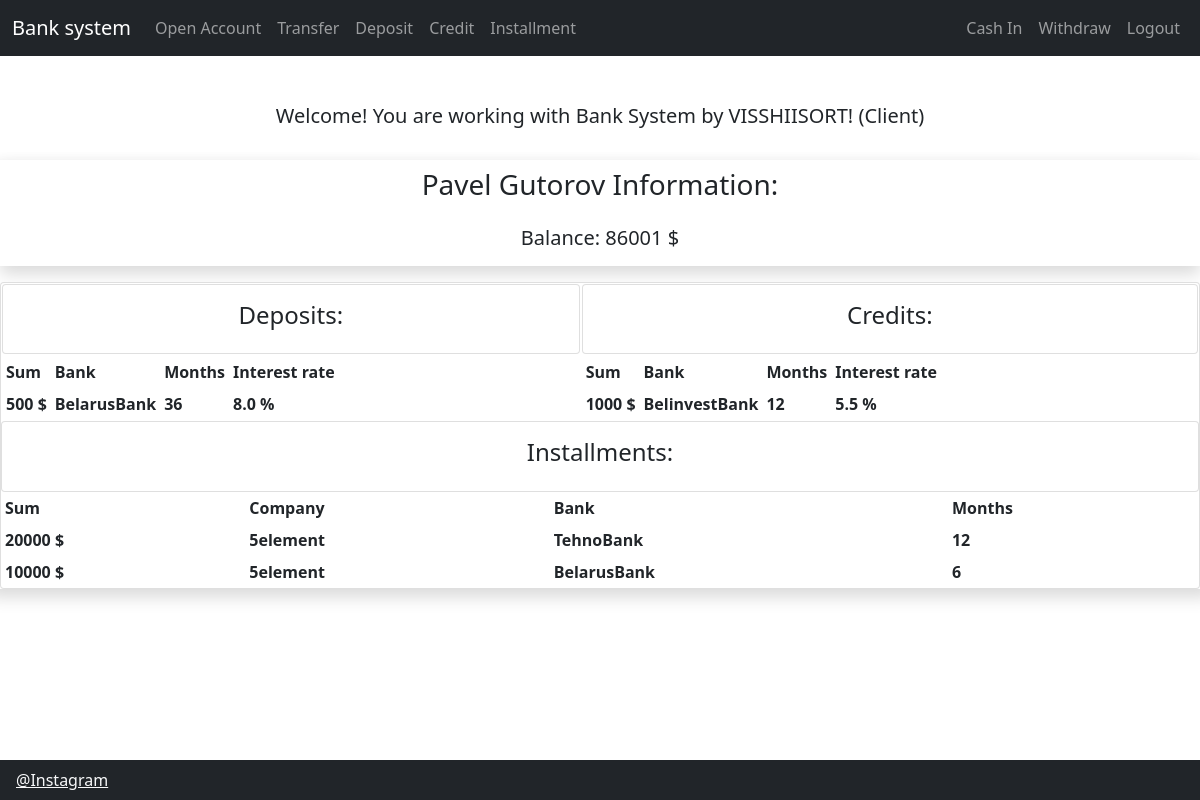
The page /home/ (signed in) on the database its author committed.
### bankapp/models.py (models this page shows, shortened)
class User(AbstractUser):
    phone = models.CharField(max_length=13, default='', verbose_name='phone')
    passport_number = models.CharField(max_length=20, default='', verbose_name='passport number')
    blocked = models.BooleanField(default=False)
    roles = (
        ('Client', 'Client'),
        ('Operator', 'Operator'),
        ('Administrator', 'Administrator'),
    )
    role = models.CharField(max_length=30, choices=roles, default=roles[0][1])
    banks = models.ManyToManyField('Bank')
    @property
    def get_full_name(self):
        return self.first_name + ' ' + self.last_name

class Entity(models.Model):
    class Meta:
        abstract = True
    amount = models.PositiveIntegerField(default=0)
    opening_date = models.DateField(auto_now_add=date.today())
    blocked = models.BooleanField(default=False)
    user = models.ForeignKey('User', on_delete=models.CASCADE)
    bank = models.ForeignKey('Bank', on_delete=models.CASCADE)

class BankAccount(Entity):
    frozen = models.BooleanField(default=False)

class Deposit(Entity):
    months = models.ForeignKey('Month', on_delete=models.PROTECT)
    interest_rate = models.ForeignKey('InterestRate', on_delete=models.PROTECT)

class Enterprise(models.Model):
    class Meta:
        abstract = True
    name = models.CharField(max_length=100, default='', unique=True)
    email = models.CharField(max_length=50, default='')
    PAN = models.CharField(max_length=9, unique=True, default='')
    address = models.CharField(max_length=150, unique=True, default='')

class Bank(Enterprise):
    BIC = models.CharField(max_length=11, unique=True, default='')
    def __str__(self):
        return self.name

class Month(models.Model):
    month_amount = models.PositiveSmallIntegerField(default=0)
    bank = models.ManyToManyField('Bank')
    def __str__(self):
        return str(self.month_amount)

class InterestRate(models.Model):
    interest_rate = models.FloatField(default=1)
    bank = models.ManyToManyField('Bank')
    def __str__(self):
        return str(self.interest_rate)

class Credit(Entity):
    months = models.ForeignKey('Month', on_delete=models.PROTECT)
    interest_rate = models.ForeignKey('InterestRate', on_delete=models.PROTECT)

class Installment(Entity):
    months = models.ForeignKey('Month', on_delete=models.PROTECT)
    company = models.ForeignKey('Company', on_delete=models.CASCADE)

class Company(Enterprise):
    def __str__(self):
        return self.name

### bankapp/views.py (the view)
# urls.py: path('home/', home, name='home'),
def home(request):
    context = {
        'title': 'Home',
        'menu_client': menu_client,
        'menu_operator': menu_operator,
        'accounts': BankAccount.objects.all(),
        'user_account': BankAccount.objects.get(user=request.user),
        'deposits': Deposit.objects.filter(user=request.user),
        'credits': Credit.objects.filter(user=request.user),
        'installments': Installment.objects.filter(user=request.user),
    }
    return render(request, 'bankapp/index.html', context=context)

### bankapp/templates/bankapp/index.html (shortened to what this page needs)
{% extends 'bankapp/base.html' %}
{% block content %}
    <h5 class="text-center mt-5 pb-4">Welcome! You are working with Bank System by VISSHIISORT! ({{request.user.role}})</h5>
    <div class="row">
        <div class="shadow col-md">
            {% if request.user.role == 'Operator' %}
                <div class="shadow card card-body">
                    <h4 class="text-center">Clients: </h4>
                </div>
                <div class="card card-body">
                    <table class="table-sm">
                        <tr>
                            <th>Username</th>
                            <th>Full Name</th>
                            <th>Balance</th>
                        </tr>
                        {% for a in accounts %}
                            <tr>
                                <th>{{a.user.username}}</th>
                                <th>{{a.user.get_full_name}}</th>
                                <th>{{a.amount|default:0}} $</th>
                            </tr>
                        {% endfor %}
                    </table>
                </div>
            {% else %}
                <div class="shadow">
                    <h3 class="text-center pt-2 mb-4">{{request.user.get_full_name}} Information:</h3>
                    <h5 class="text-center pb-3">Balance: {{user_account.amount}} $</h5>
                </div>
                <div class="card">
                    <table>
                        <tr class="text-center">
                            <th>
                                <div class="card card-body">
                                    <h4 class="text-center">Deposits: </h4>
                                </div>
                            </th>
                            <th>
                                <div class="card card-body">
                                    <h4 class="text-center">Credits: </h4>
                                </div>
                            </th>
                        </tr>
                        <tr>
                            <th>
                                <div>
                                <table class="table-sm">
                                    <tr>
                                        <th>Sum</th>
                                        <th>Bank</th>
                                        <th>Months</th>
                                        <th>Interest rate</th>
                                    </tr>
                                    {% for d in deposits %}
                                        <tr>
                                            <th>{{d.amount}} $</th>
                                            <th>{{d.bank}}</th>
                                            <th>{{d.months}}</th>
                                            <th>{{d.interest_rate}} %</th>
                                        </tr>
                                    {% endfor %}
                                </table>
                                </div>
                            </th>
                            <th>
                                <div>
                                <table class="table-sm">
                                    <tr>
                                        <th>Sum</th>
                                        <th>Bank</th>
                                        <th>Months</th>
                                        <th>Interest rate</th>
                                    </tr>
                                    {% for c in credits %}
                                        <tr>
                                            <th>{{c.amount}} $</th>
                                            <th>{{c.bank}}</th>
                                            <th>{{c.months}}</th>
                                            <th>{{c.interest_rate}} %</th>
                                        </tr>
                                    {% endfor %}
                                </table>
                                </div>
                            </th>
                        </tr>
                    </table>
                <div class="card card-body">
                    <h4 class="text-center">Installments: </h4>
                </div>
                    <table class="table-sm">
                        <tr>
                            <th>Sum</th>
                            <th>Company</th>
                            <th>Bank</th>
                            <th>Months</th>
                        </tr>
                        {% for i in installments %}
                            <tr>
                                <th>{{i.amount}} $</th>
                                <th>{{i.company}}</th>
                                <th>{{i.bank}}</th>
                                <th>{{i.months}}</th>
                            </tr>
                        {% endfor %}
                    </table>
            {% endif %}
        </div>
    </div>
{% endblock %}

### bankapp/templates/bankapp/base.html (shortened to what this page needs)
{% load static %}
<!DOCTYPE html>
<html lang="en">
<head>
    <link rel="stylesheet" href="{% static 'bankapp/css/base.css' %}">
    <link href="https://cdn.jsdelivr.net/npm/bootstrap@5.1.3/dist/css/bootstrap.min.css" rel="stylesheet">
</head>
<body>
<nav class="navbar navbar-expand-lg navbar-dark bg-dark">
  <div class="container-fluid">
    <a class="navbar-brand" href="{% url 'home' %}">Bank system</a>
    <div class="collapse navbar-collapse" id="navbarNav">
        <ul class="navbar-nav">
            {% if request.user.is_authenticated %}
                {% if request.user.role == 'Client' %}
                    {% for m in menu_client %}
                    <li class="nav-item">
                        <a class=nav-link href="{% url m.url_name %}">{{ m.title }}</a>
                    </li>
                    {% endfor %}
                {% elif request.user.role == 'Operator' %}
                    {% for m in menu_operator %}
                    <li class="nav-item">
                        <a class=nav-link href="{% url m.url_name %}">{{ m.title }}</a>
                    </li>
                    {% endfor %}
                {% endif %}
            {% endif %}
        </ul>
        <ul class="navbar-nav ms-md-auto">
            {% if request.user.is_authenticated %}
                {% if request.user.role == 'Client'%}
                    <li class="nav-item">
                        <a class=nav-link href="{% url 'cash_in' %}">Cash In</a>
                    </li>
                    <li class="nav-item">
                        <a class=nav-link href="{% url 'withdraw' %}">Withdraw</a>
                    </li>
                {% endif %}
                <li class="nav-item">
                    <a class=nav-link href="{% url 'logout' %}">Logout</a>
                </li>
            {% else %}
                <li class="nav-item">
                    <a class=nav-link href="{% url 'login' %}">Login</a>
                </li>
            {% endif %}
        </ul>
    </div>
  </div>
</nav>
<nav class="navbar fixed-bottom navbar-expand-lg navbar-dark bg-dark">
    <ul class="navbar-nav">
        <li class="nav-item">
            <a class="navbar-item text-light ms-3" href="https://instagram.com/visshiisort">@Instagram</a>
        </li>
    </ul>
</nav>
    {% block content %}
    {% endblock %}
</body>
</html>

### rows shown on the page
User: user.role "Client", user.get_full_name "Pavel Gutorov"
BankAccount: amount "86001"
Deposit: amount "500", bank "BelarusBank", months "36", interest_rate "8.0"
Credit: amount "1000", bank "BelinvestBank", months "12", interest_rate "5.5"
Installment: amount "20000", company "5element", bank "TehnoBank", months "12"
Installment: amount "10000", company "5element", bank "BelarusBank", months "6"

### other values the page prints
{{ m.title }} "Open Account" "Transfer" "Deposit" "Credit" "Installment"
